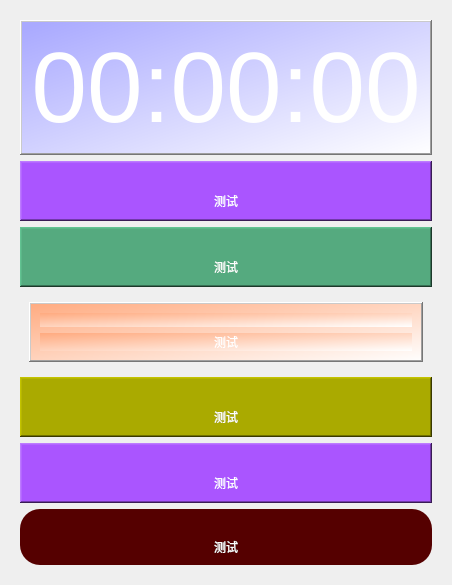
      <widget class="QWidget" name="tab_4">
       <attribute name="title">
        <string>页</string>
       </attribute>
       <layout class="QVBoxLayout" name="verticalLayout_3">
        <item>
         <widget class="QWidget" name="widget" native="true">
          <layout class="QVBoxLayout" name="verticalLayout_6">
           <item>
            <widget class="QFrame" name="frame">
             <property name="styleSheet">
              <string notr="true">background-color: qlineargradient(spread:pad, x1:0.023, y1:0.051, x2:1, y2:1, stop:0 rgba(170, 170, 255, 255), stop:1 rgba(255, 255, 255, 255));</string>
             </property>
             <property name="frameShape">
              <enum>QFrame::WinPanel</enum>
             </property>
             <property name="frameShadow">
              <enum>QFrame::Raised</enum>
             </property>
             <layout class="QGridLayout" name="gridLayout_2">
              <item row="0" column="0">
               <widget class="QPushButton" name="time_label">
                <property name="font">
                 <font>
                  <pointsize>75</pointsize>
                 </font>
                </property>
                <property name="cursor">
                 <cursorShape>PointingHandCursor</cursorShape>
                </property>
                <property name="styleSheet">
                 <string notr="true">border:none;
color: rgb(255, 255, 255);
background-color: transparent; 
</string>
                </property>
                <property name="text">
                 <string>00:00:00</string>
                </property>
               </widget>
              </item>
             </layout>
            </widget>
           </item>
           <item>
            <widget class="QFrame" name="frame_6">
             <property name="styleSheet">
              <string notr="true">background-color: rgb(170, 85, 255);</string>
             </property>
             <property name="frameShape">
              <enum>QFrame::WinPanel</enum>
             </property>
             <property name="frameShadow">
              <enum>QFrame::Raised</enum>
             </property>
             <layout class="QGridLayout" name="gridLayout_7">
              <item row="0" column="0">
               <widget class="AvatarWidget" name="AvatarWidget_5"/>
              </item>
              <item row="1" column="0">
               <widget class="SubtitleLabel" name="SubtitleLabel_5">
                <property name="styleSheet">
                 <string notr="true">color: rgb(255, 255, 255);</string>
                </property>
                <property name="text">
                 <string>测试</string>
                </property>
                <property name="alignment">
                 <set>Qt::AlignCenter</set>
                </property>
               </widget>
              </item>
             </layout>
            </widget>
           </item>
           <item>
            <widget class="QFrame" name="frame_3">
             <property name="styleSheet">
              <string notr="true">background-color: rgb(85, 170, 127);</string>
             </property>
             <property name="frameShape">
              <enum>QFrame::WinPanel</enum>
             </property>
             <property name="frameShadow">
              <enum>QFrame::Raised</enum>
             </property>
             <layout class="QGridLayout" name="gridLayout_4">
              <item row="0" column="0">
               <widget class="AvatarWidget" name="AvatarWidget_2"/>
              </item>
              <item row="1" column="0">
               <widget class="SubtitleLabel" name="SubtitleLabel_2">
                <property name="styleSheet">
                 <string notr="true">color: rgb(255, 255, 255);</string>
                </property>
                <property name="text">
                 <string>测试</string>
                </property>
                <property name="alignment">
                 <set>Qt::AlignCenter</set>
                </property>
               </widget>
              </item>
             </layout>
            </widget>
           </item>
           <item>
            <widget class="ElevatedCardWidget" name="ElevatedCardWidget_2">
             <layout class="QGridLayout" name="gridLayout_13">
              <item row="0" column="0">
               <widget class="QFrame" name="frame_8">
                <property name="styleSheet">
                 <string notr="true">background-color: qlineargradient(spread:pad, x1:0, y1:0, x2:1, y2:1, stop:0 rgba(255, 170, 127, 255), stop:1 rgba(255, 255, 255, 255));</string>
                </property>
                <property name="frameShape">
                 <enum>QFrame::WinPanel</enum>
                </property>
                <property name="frameShadow">
                 <enum>QFrame::Raised</enum>
                </property>
                <layout class="QGridLayout" name="gridLayout_8">
                 <item row="0" column="0">
                  <widget class="ImageLabel" name="ImageLabel_2"/>
                 </item>
                 <item row="1" column="0">
                  <widget class="SubtitleLabel" name="SubtitleLabel_7">
                   <property name="styleSheet">
                    <string notr="true">color: rgb(255, 255, 255);</string>
                   </property>
                   <property name="text">
                    <string>测试</string>
                   </property>
                   <property name="alignment">
                    <set>Qt::AlignCenter</set>
                   </property>
                  </widget>
                 </item>
                </layout>
               </widget>
              </item>
             </layout>
            </widget>
           </item>
           <item>
            <widget class="QFrame" name="frame_5">
             <property name="styleSheet">
              <string notr="true">background-color: rgb(170, 170, 0);</string>
             </property>
             <property name="frameShape">
              <enum>QFrame::WinPanel</enum>
             </property>
             <property name="frameShadow">
              <enum>QFrame::Raised</enum>
             </property>
             <layout class="QGridLayout" name="gridLayout_6">
              <item row="0" column="0">
               <widget class="AvatarWidget" name="AvatarWidget_4"/>
              </item>
              <item row="1" column="0">
               <widget class="SubtitleLabel" name="SubtitleLabel_4">
                <property name="styleSheet">
                 <string notr="true">color: rgb(255, 255, 255);</string>
                </property>
                <property name="text">
                 <string>测试</string>
                </property>
                <property name="alignment">
                 <set>Qt::AlignCenter</set>
                </property>
               </widget>
              </item>
             </layout>
            </widget>
           </item>
           <item>
            <widget class="QFrame" name="frame_9">
             <property name="styleSheet">
              <string notr="true">background-color: rgb(170, 85, 255);</string>
             </property>
             <property name="frameShape">
              <enum>QFrame::WinPanel</enum>
             </property>
             <property name="frameShadow">
              <enum>QFrame::Raised</enum>
             </property>
             <layout class="QGridLayout" name="gridLayout_10">
              <item row="0" column="0">
               <widget class="ImageLabel" name="ImageLabel_4"/>
              </item>
              <item row="1" column="0">
               <widget class="SubtitleLabel" name="SubtitleLabel_9">
                <property name="styleSheet">
                 <string notr="true">color: rgb(255, 255, 255);</string>
                </property>
                <property name="text">
                 <string>测试</string>
                </property>
                <property name="alignment">
                 <set>Qt::AlignCenter</set>
                </property>
               </widget>
              </item>
             </layout>
            </widget>
           </item>
           <item>
            <widget class="ElevatedCardWidget" name="ElevatedCardWidget_3">
             <property name="borderRadius">
              <number>20</number>
             </property>
             <layout class="QGridLayout" name="gridLayout_14">
              <property name="leftMargin">
               <number>0</number>
              </property>
              <property name="topMargin">
               <number>0</number>
              </property>
              <property name="rightMargin">
               <number>0</number>
              </property>
              <property name="bottomMargin">
               <number>0</number>
              </property>
              <item row="0" column="0">
               <widget class="QFrame" name="frame_7">
                <property name="styleSheet">
                 <string notr="true">background-color: rgb(85, 0, 0);
border-radius:20px;</string>
                </property>
                <property name="frameShape">
                 <enum>QFrame::WinPanel</enum>
                </property>
                <property name="frameShadow">
                 <enum>QFrame::Raised</enum>
                </property>
                <layout class="QGridLayout" name="gridLayout_11">
                 <item row="0" column="0">
                  <widget class="ImageLabel" name="ImageLabel_5"/>
                 </item>
                 <item row="1" column="0">
                  <widget class="SubtitleLabel" name="SubtitleLabel_10">
                   <property name="styleSheet">
                    <string notr="true">color: rgb(255, 255, 255);</string>
                   </property>
                   <property name="text">
                    <string>测试</string>
                   </property>
                   <property name="alignment">
                    <set>Qt::AlignCenter</set>
                   </property>
                  </widget>
                 </item>
                </layout>
               </widget>
              </item>
             </layout>
            </widget>
           </item>
          </layout>
         </widget>
        </item>
       </layout>
      </widget>
